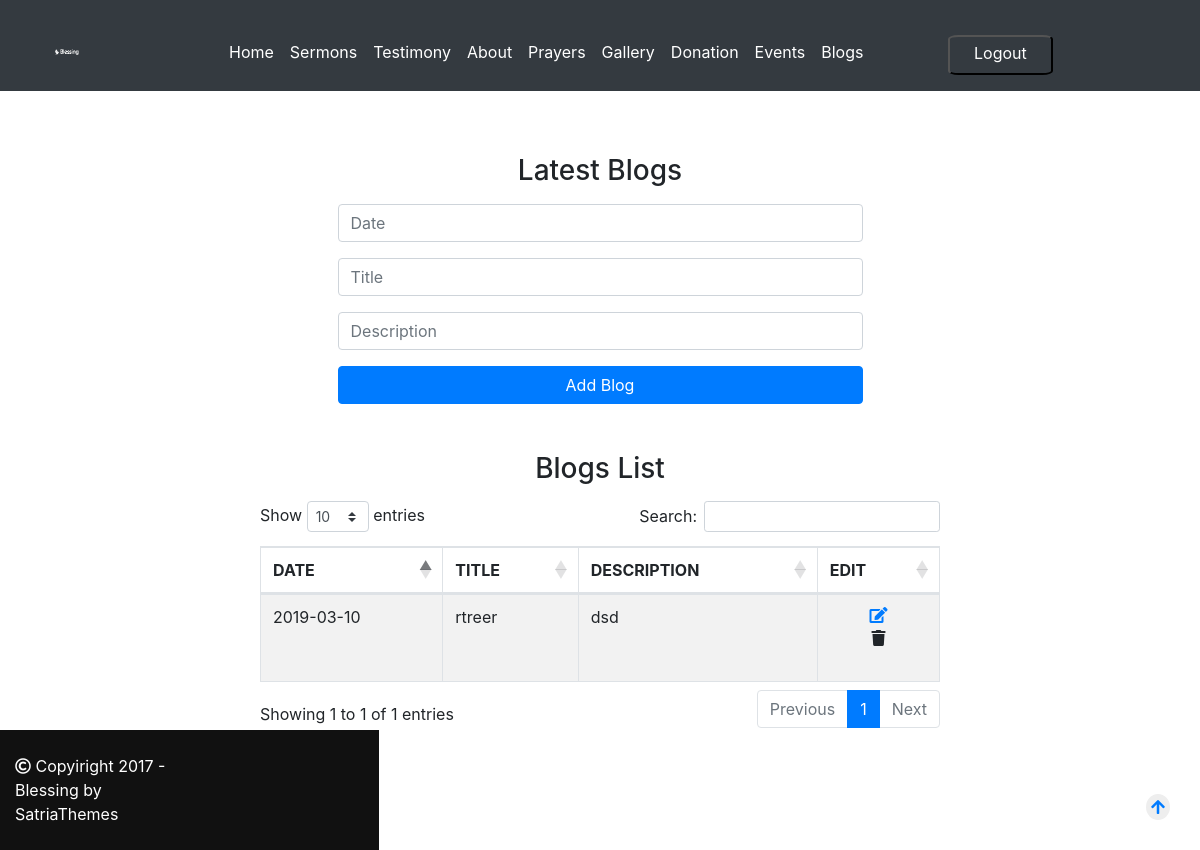
The page /admin/index.php?pg=blog (signed in) on the database as committed earlier.
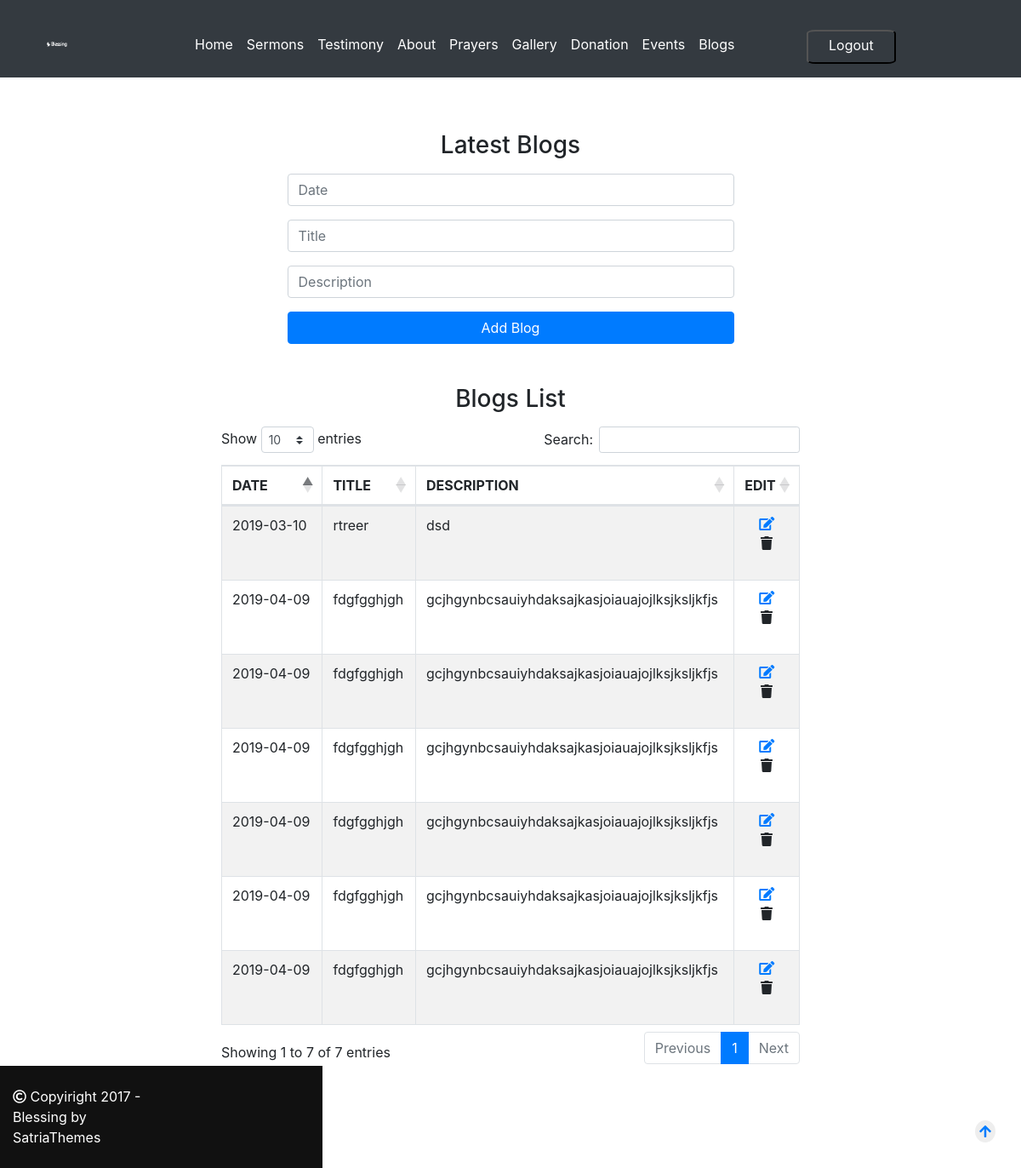
The same page on the database as committed later.
### tables this page shows
CREATE TABLE `blogs` (
  `id` int(11) NOT NULL,
  `date` varchar(20) NOT NULL,
  `title` varchar(20) NOT NULL,
  `description` varchar(50) NOT NULL
);

### admin/include/functions.php (called while the page is built, shortened)
<?php
	function selectdata($col,$tbname)
	{
		$selectqry="select $col from $tbname ";
		$result=mysqli_query($GLOBALS['con'],$selectqry) or die(mysqli_error($GLOBALS['con']));
	return $result;
	}
?>

### admin/pages/blog.php (the view, shortened to what this page needs)
<div class="container">
<div class="row">
<div class="col-md-3">
</div>
<div class="col-md-6">
<h3 class="text-center mt-3 mb-3">Latest Blogs</h3>
<form method="post" enctype="multipart/form-data" >
<div class="form-group">
<input placeholder="Date" class="form-control" type="text" onfocus="(this.type='date')" onblur="(this.type='text')" id="date" name="date">
</div>
<div class="form-group">
<input type="text" name="title" placeholder="Title" required="required" class="form-control">
</div>
<div class="form-group">
<input type="text" name="description" placeholder="Description" required="required" class="form-control">
</div>
<input type="submit" name="addblog" value="Add Blog" class="btn btn-block btn-primary">
</form>
</div>
<div class="col-md-3">
</div>
</div>
</div>
<div class="container">
<div class="row mt-3">
<div class="col-md-8 offset-2">
<h3 class="text-center mt-3 mb-3">Blogs List</h3>
<table id="example" class="table table-striped table-bordered" style="width:100%">
<thead>
<tr>
<th>DATE</th>
<th>TITLE</th>
<th>DESCRIPTION</th>
<th>EDIT</th>
</tr>
</thead>
<tbody>
<?php
$result=selectdata("*","blogs");
while($row=mysqli_fetch_assoc($result))
	{
?>
<tr>
<td><?php echo $row['date']; ?></td>
<td><?php  echo $row['title']; ?></td>
<td><?php echo $row['description']; ?></td>
<td class="text-center"><a href="index.php?pg=updateBlog&id=<?php echo $row['id'] ?>"><i class="fa fa-edit"></i>
<form>
<button type="submit"  name = "delete_sermon"  class="btn"><i class="fa fa-trash"></i></button>
</form>
</td>
</tr>
<?php
}
?>
</tbody>
</table>
</div>
</div>
</div>

### admin/index.php (shortened to what this page needs)
<html>
<head>
<link rel="stylesheet" href="https://stackpath.bootstrapcdn.com/bootstrap/4.2.1/css/bootstrap.min.css">
<link rel="stylesheet" href="https://use.fontawesome.com/releases/v5.6.3/css/all.css">
<link href="../assets/css/custom/owl.carousel.min.css" rel="stylesheet">
<link href="https://cdn.datatables.net/1.10.19/css/dataTables.bootstrap4.min.css" rel="stylesheet">
<link href="../assets/css/custom/style.css" rel="stylesheet">
</head>
<body>
<?php ob_start();
include 'include/functions.php';
	include 'include/header.php';
	if(isset($_GET['pg']))
	{
	switch($_GET['pg']){
		case 'blog':
		include 'pages/blog.php';
		break;
	}
}
	else
	{
		include 'pages/home.php';
	}
		include 'include/footer.php';
?>
</body>
</html>

### admin/include/header.php (shortened to what this page needs)
<div class="row bg-dark fixed-top">
	<div class="col-md-9 col-xs-12">
	<nav class="navbar navbar-expand-md navbar-dark ">
	<a class="navbar-brand" href="#"> <img src="../assets/img/logo.png" class="ml-4 mt-4 img-fluid position1"> </a>
	<div class="collapse navbar-collapse" id="collapsibleNavbar">
    <ul class="navbar-nav nav_marginleft_list mt-4">
      <li class="nav-item">
        <a class="nav-link" href="index.php?pg=home">Home</a>
      </li>
      <li class="nav-item">
        <a class="nav-link" href="index.php?pg=sermons">Sermons</a>
      </li>
      <li class="nav-item">
        <a class="nav-link" href="index.php?pg=testimony">Testimony</a>
      </li>
      <li class="nav-item">
        <a class="nav-link" href="index.php?pg=about">About</a>
      </li>
      <li class="nav-item">
        <a class="nav-link" href="index.php?pg=prayers">Prayers</a>
      </li>
      <li class="nav-item">
        <a class="nav-link" href="index.php?pg=gallery">Gallery</a>
      </li>
	      <li class="nav-item">
        <a class="nav-link" href="index.php?pg=donation">Donation</a>
      </li>
	      <li class="nav-item">
        <a class="nav-link" href="index.php?pg=event">Events</a>
      </li>
	      <li class="nav-item">
        <a class="nav-link" href="index.php?pg=blog">Blogs</a>
      </li>
    </ul>
  </div>
</nav>
</div>
<form method="post" class=" ml-5 ">
<input type="submit" class="bg-dark pt-1 pb-2 px-4 btn_look" name="logout" value="Logout">
</form>
 </div>

### admin/include/footer.php (shortened to what this page needs)
<div class="row bgcolor6 position-bottom" >
<div class="col-md-6 content mt-4 mb-4">
<p><i class="far fa-copyright"></i> Copyiright 2017 - Blessing by SatriaThemes</p>
</div>
</div>
<div id="backTop">
<a href="#firstRow" class="scrollLink"><i class="fas fa-arrow-up "></i></a>
</div>

### assets/css/custom/style.css (style rules this page uses)
.row { margin-left:0; margin-right:0; }
body { margin: 0; padding-top:82px; height:100%; }
.bgcolor6 { background-color:#111111; }
.btn { transition:0.5s ease; }
.content { color:#fff; }
.nav_marginleft_list { margin-left:150px; }
.navbar-dark .nav-item .nav-link { color:#fff; }
.btn_look { color:#fff; border-radius:10%; margin-top:35px; }
#backTop { padding:5px; border-radius:50%; background-color:#eee; position:fixed; bottom:30px; right:30px; }
.fixed-top { position: fixed; top: 0; right: 0; left: 0; }
.position-bottom { display: table-row; height: 0; }

Rows that differ between the two databases and show on the page:
added blogs: date "2019-04-09", title "fdgfgghjgh", description "gcjhgynbcsauiyhdaksajkasjoiauajojlksjksljkfjs"
added blogs: date "2019-04-09", title "fdgfgghjgh", description "gcjhgynbcsauiyhdaksajkasjoiauajojlksjksljkfjs"
added blogs: date "2019-04-09", title "fdgfgghjgh", description "gcjhgynbcsauiyhdaksajkasjoiauajojlksjksljkfjs"
added blogs: date "2019-04-09", title "fdgfgghjgh", description "gcjhgynbcsauiyhdaksajkasjoiauajojlksjksljkfjs"
added blogs: date "2019-04-09", title "fdgfgghjgh", description "gcjhgynbcsauiyhdaksajkasjoiauajojlksjksljkfjs"
added blogs: date "2019-04-09", title "fdgfgghjgh", description "gcjhgynbcsauiyhdaksajkasjoiauajojlksjksljkfjs"
Other text that changed with them:
text written by a page script: "Show entries Search: Showing 1 to 1 of 1 entries Previous 1 Next" → "Show entries Search: Showing 1 to 7 of 7 entries Previous 1 Next"
